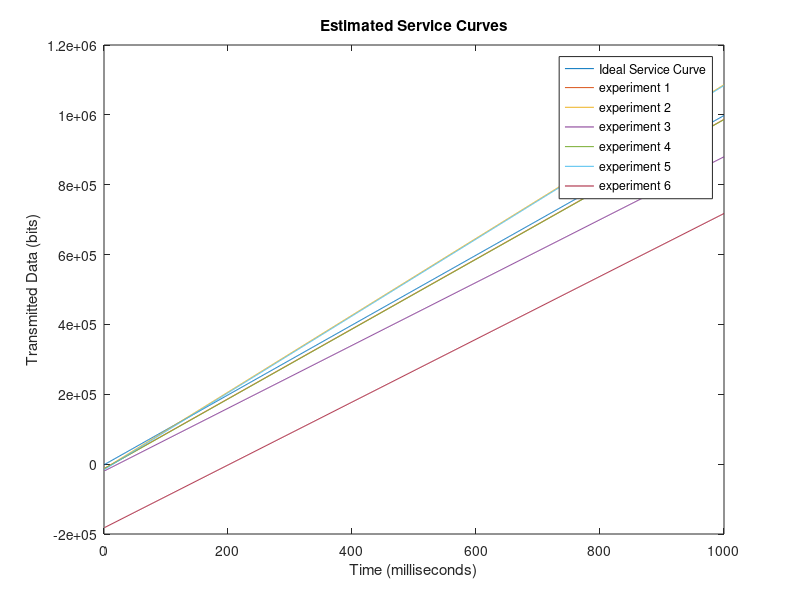

Write the MATLAB code that produced this figure.
figure(1);
x = 1:1:1000;

y0 = 1000*x - 1840;
y1 = 1000*x - 12800;
y2 = 1.1*1000*x - 13600;
y3 = 0.9*1000*x - 20000;

y4 = 1000*x - 13600;
y5 = 1.1*1000*x - 16000;
y6 = 0.9*1000*x - 182400;



%plot(x,y0,x,y1, x,y2, x, y3, x, y4, x, y5, x, y6);
plot(x,y0, x,y1, x,y2, x, y3, x,y4, x,y5, x,y6);
%plot(x,y1, x,y2, x, y3, x, y4, x, y5, x, y6, x, y7);

title('Estimated Service Curves');
xlabel('Time (milliseconds)');
ylabel('Transmitted Data (bits)');
legend('Ideal Service Curve', 'experiment 1', 'experiment 2', 'experiment 3','experiment 4','experiment 5','experiment 6');
%legend('experiment 1', 'experiment 2', 'experiment 3', 'experiment 4', 'experiment 5', 'experiment 6', 'experiment');
%legend('Ideal Service Curve', 'experiment 1', 'experiment 2', 'experiment 3', 'experiment 4', 'experiment 5', 'experiment 6');